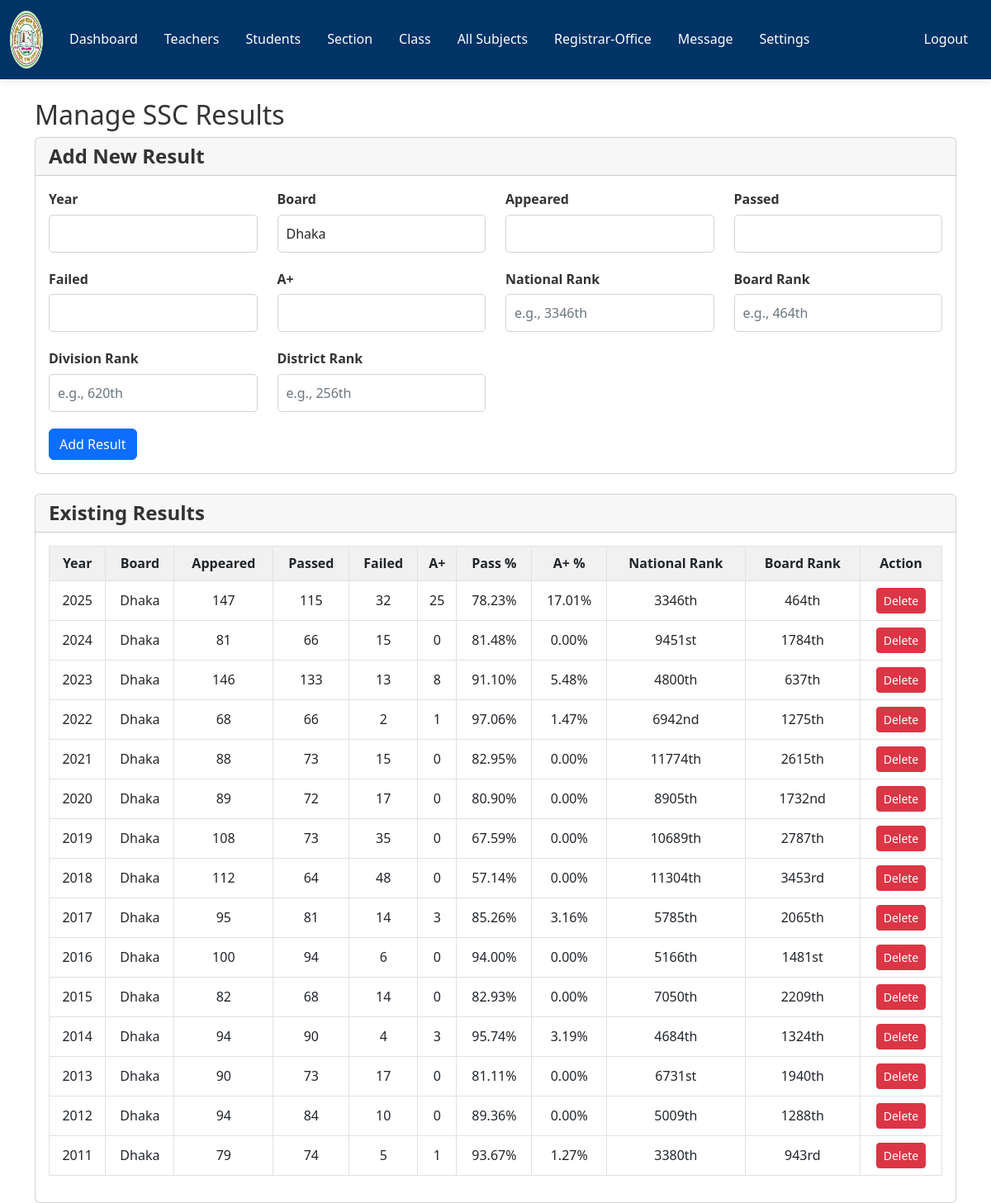
The app's page /admin/manage-results.php (signed in) with its own data.
### tables this page shows
CREATE TABLE `public_results` (
  `id` int(11) NOT NULL AUTO_INCREMENT,
  `exam_type` enum('SSC','HSC','JSC','PSC') NOT NULL,
  `year` int(4) NOT NULL,
  `board` varchar(50) NOT NULL,
  `appeared` int(11) NOT NULL,
  `passed` int(11) NOT NULL,
  `failed` int(11) NOT NULL,
  `a_plus` int(11) NOT NULL,
  `pass_rate` decimal(5,2) NOT NULL,
  `a_plus_rate` decimal(5,2) NOT NULL,
  `national_rank` varchar(20) NOT NULL,
  `board_rank` varchar(20) NOT NULL,
  `division_rank` varchar(20) NOT NULL,
  `district_rank` varchar(20) NOT NULL,
  `created_at` timestamp NOT NULL DEFAULT current_timestamp(),
  PRIMARY KEY (`id`),
  UNIQUE KEY `exam_year_unique` (`exam_type`,`year`)
);

### admin/data/public_results.php (called while the page is built, shortened)
<?php
function getAllResults($exam_type, $conn) {
    $sql = "SELECT * FROM public_results
            WHERE exam_type = ?
            ORDER BY year DESC";
    $stmt = $conn->prepare($sql);
    $stmt->execute([$exam_type]);
    return $stmt->fetchAll();
}

### admin/manage-results.php (the view, shortened to what this page needs)
<?php
include "../DB_connection.php";
include "data/public_results.php";
$exam_type = 'SSC';
$results = getAllResults($exam_type, $conn);
?>
<!DOCTYPE html>
<html lang="en">
<head>
    <link href="https://cdn.jsdelivr.net/npm/bootstrap@5.2.0/dist/css/bootstrap.min.css" rel="stylesheet">
    <link rel="stylesheet" href="../css/style.css">
</head>
<body>
    <?php
        include "inc/navbar.php";
     ?>
    <div class="container mt-4">
        <h2>Manage SSC Results</h2>
        <div class="card mb-4">
            <div class="card-header">
                <h4>Add New Result</h4>
            </div>
            <div class="card-body">
                <form method="post">
                    <div class="row">
                        <div class="col-md-3">
                            <div class="mb-3">
                                <label class="form-label">Year</label>
                                <input type="number" name="year" class="form-control" required min="2000" max="2099">
                            </div>
                        </div>
                        <div class="col-md-3">
                            <div class="mb-3">
                                <label class="form-label">Board</label>
                                <input type="text" name="board" class="form-control" value="Dhaka" required>
                            </div>
                        </div>
                        <div class="col-md-3">
                            <div class="mb-3">
                                <label class="form-label">Appeared</label>
                                <input type="number" name="appeared" class="form-control" required min="1">
                            </div>
                        </div>
                        <div class="col-md-3">
                            <div class="mb-3">
                                <label class="form-label">Passed</label>
                                <input type="number" name="passed" class="form-control" required min="0">
                            </div>
                        </div>
                    </div>
                    <div class="row">
                        <div class="col-md-3">
                            <div class="mb-3">
                                <label class="form-label">Failed</label>
                                <input type="number" name="failed" class="form-control" required min="0">
                            </div>
                        </div>
                        <div class="col-md-3">
                            <div class="mb-3">
                                <label class="form-label">A+</label>
                                <input type="number" name="a_plus" class="form-control" required min="0">
                            </div>
                        </div>
                        <div class="col-md-3">
                            <div class="mb-3">
                                <label class="form-label">National Rank</label>
                                <input type="text" name="national_rank" class="form-control" placeholder="e.g., 3346th" required>
                            </div>
                        </div>
                        <div class="col-md-3">
                            <div class="mb-3">
                                <label class="form-label">Board Rank</label>
                                <input type="text" name="board_rank" class="form-control" placeholder="e.g., 464th" required>
                            </div>
                        </div>
                    </div>
                    <div class="row">
                        <div class="col-md-3">
                            <div class="mb-3">
                                <label class="form-label">Division Rank</label>
                                <input type="text" name="division_rank" class="form-control" placeholder="e.g., 620th" required>
                            </div>
                        </div>
                        <div class="col-md-3">
                            <div class="mb-3">
                                <label class="form-label">District Rank</label>
                                <input type="text" name="district_rank" class="form-control" placeholder="e.g., 256th" required>
                            </div>
                        </div>
                    </div>
                    <button type="submit" name="add_result" class="btn btn-primary">Add Result</button>
                </form>
            </div>
        </div>
        <div class="card">
            <div class="card-header">
                <h4>Existing Results</h4>
            </div>
            <div class="card-body">
                <div class="table-responsive">
                    <table class="table table-bordered">
                        <thead>
                            <tr>
                                <th>Year</th>
                                <th>Board</th>
                                <th>Appeared</th>
                                <th>Passed</th>
                                <th>Failed</th>
                                <th>A+</th>
                                <th>Pass %</th>
                                <th>A+ %</th>
                                <th>National Rank</th>
                                <th>Board Rank</th>
                                <th>Action</th>
                            </tr>
                        </thead>
                        <tbody>
                            <?php foreach ($results as $result): ?>
                            <tr>
                                <td><?= $result['year'] ?></td>
                                <td><?= $result['board'] ?></td>
                                <td><?= $result['appeared'] ?></td>
                                <td><?= $result['passed'] ?></td>
                                <td><?= $result['failed'] ?></td>
                                <td><?= $result['a_plus'] ?></td>
                                <td><?= number_format($result['pass_rate'], 2) ?>%</td>
                                <td><?= number_format($result['a_plus_rate'], 2) ?>%</td>
                                <td><?= $result['national_rank'] ?></td>
                                <td><?= $result['board_rank'] ?></td>
                                <td>
                                    <form method="post" style="display:inline;">
                                        <button type="submit" name="delete_result" class="btn btn-danger btn-sm"
                                                onclick="return confirm('Are you sure you want to delete this result?')">Delete</button>
                                    </form>
                                </td>
                            </tr>
                            <?php endforeach; ?>
                        </tbody>
                    </table>
                </div>
            </div>
        </div>
    </div>
</body>
</html>

### css/style.css (style rules this page uses)
:root { --primary-color: #003366; --secondary-color: #ff6600; --light-color: #f8f9fa; --dark-color: #343a40; --transition-speed: 0.4s; }
body { font-family: 'Poppins', 'Segoe UI', Tahoma, Geneva, Verdana, sans-serif; line-height: 1.6; color: #333; overflow-x: hidden; }
html { scroll-behavior: smooth; }
.form-control { border-radius: 8px; padding: 0.75rem 1rem; border: 1px solid rgba(0, 0, 0, 0.1); transition: all var(--transition-speed) ease; }
.card-header h4 { margin: 0; font-weight: 600; }
.table th { background-color: #f1f1f1; font-weight: 600; }
.table-bordered { border: 1px solid #dee2e6; }
.table-bordered th, .table-bordered td { border: 1px solid #dee2e6; }
.table-responsive { overflow-x: auto; }
.table th { background-color: #f1f1f1; font-weight: 600; text-align: center; }
.table td { text-align: center; vertical-align: middle; }
.form-label { font-weight: 600; margin-bottom: 5px; }
.form-control { margin-bottom: 20px; border: 1px solid #ced4da; border-radius: 5px; padding: 10px; }

### records on screen
public_results: year "2025", board "Dhaka", appeared "147", passed "115", failed "32", a_plus "25", pass_rate "78.23", a_plus_rate "17.01", national_rank "3346th", board_rank "464th"
public_results: year "2024", board "Dhaka", appeared "81", passed "66", failed "15", a_plus "0", pass_rate "81.48", a_plus_rate "0.00", national_rank "9451st", board_rank "1784th"
public_results: year "2023", board "Dhaka", appeared "146", passed "133", failed "13", a_plus "8", pass_rate "91.10", a_plus_rate "5.48", national_rank "4800th", board_rank "637th"
public_results: year "2022", board "Dhaka", appeared "68", passed "66", failed "2", a_plus "1", pass_rate "97.06", a_plus_rate "1.47", national_rank "6942nd", board_rank "1275th"
public_results: year "2021", board "Dhaka", appeared "88", passed "73", failed "15", a_plus "0", pass_rate "82.95", a_plus_rate "0.00", national_rank "11774th", board_rank "2615th"
public_results: year "2020", board "Dhaka", appeared "89", passed "72", failed "17", a_plus "0", pass_rate "80.90", a_plus_rate "0.00", national_rank "8905th", board_rank "1732nd"
public_results: year "2019", board "Dhaka", appeared "108", passed "73", failed "35", a_plus "0", pass_rate "67.59", a_plus_rate "0.00", national_rank "10689th", board_rank "2787th"
public_results: year "2018", board "Dhaka", appeared "112", passed "64", failed "48", a_plus "0", pass_rate "57.14", a_plus_rate "0.00", national_rank "11304th", board_rank "3453rd"
public_results: year "2017", board "Dhaka", appeared "95", passed "81", failed "14", a_plus "3", pass_rate "85.26", a_plus_rate "3.16", national_rank "5785th", board_rank "2065th"
public_results: year "2016", board "Dhaka", appeared "100", passed "94", failed "6", a_plus "0", pass_rate "94.00", a_plus_rate "0.00", national_rank "5166th", board_rank "1481st"
public_results: year "2015", board "Dhaka", appeared "82", passed "68", failed "14", a_plus "0", pass_rate "82.93", a_plus_rate "0.00", national_rank "7050th", board_rank "2209th"
public_results: year "2014", board "Dhaka", appeared "94", passed "90", failed "4", a_plus "3", pass_rate "95.74", a_plus_rate "3.19", national_rank "4684th", board_rank "1324th"
public_results: year "2013", board "Dhaka", appeared "90", passed "73", failed "17", a_plus "0", pass_rate "81.11", a_plus_rate "0.00", national_rank "6731st", board_rank "1940th"
public_results: year "2012", board "Dhaka", appeared "94", passed "84", failed "10", a_plus "0", pass_rate "89.36", a_plus_rate "0.00", national_rank "5009th", board_rank "1288th"
public_results: year "2011", board "Dhaka", appeared "79", passed "74", failed "5", a_plus "1", pass_rate "93.67", a_plus_rate "1.27", national_rank "3380th", board_rank "943rd"
